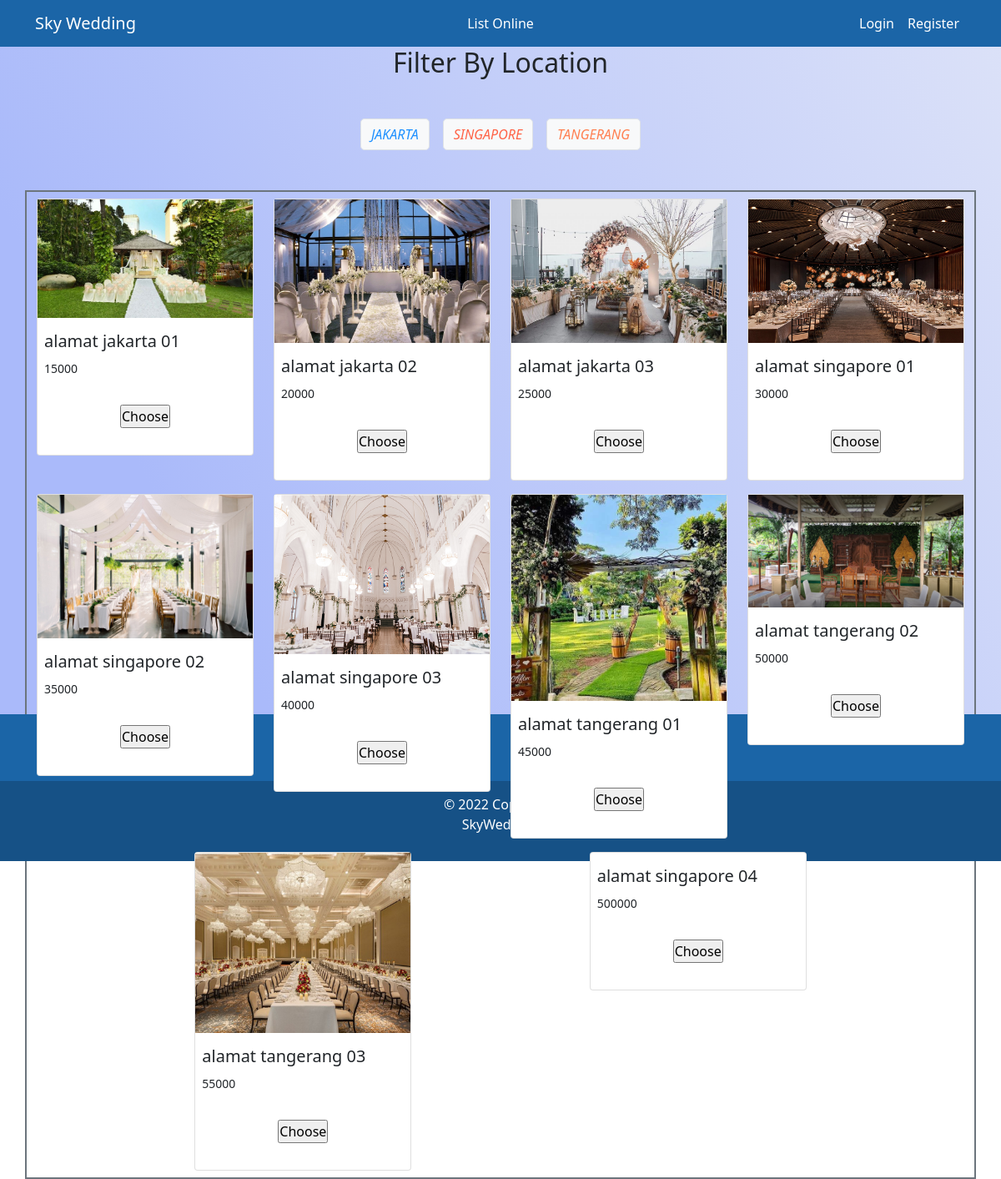
The app's page /commerce/place.php with its own data.
### tables this page shows
CREATE TABLE `tb_place` (
  `id_lokasi` int(15) NOT NULL,
  `id_kota` int(5) NOT NULL,
  `nama_lokasi` varchar(50) NOT NULL,
  `alamat` varchar(255) NOT NULL,
  `harga` int(50) NOT NULL,
  `gambar` varchar(255) NOT NULL
);

### config/connection.php (called while the page is built, shortened)
<?php
class config
{
    public function __construct()
    {
        $host = "localhost";
        $username = "root";
        $pass = "";
        $dbname = "skywedding";
        try {
            $this->pdo = new PDO(
                "mysql:host=$host;dbname=$dbname",
                $username,
                $pass,
            );
            $this->pdo->setAttribute(PDO::ATTR_ERRMODE, PDO::ERRMODE_EXCEPTION);
        } catch (PDOException $e) {
            echo "Connection failed :" . $e->getMessage();
        }
    }
    public function showAllPlace()
    {
        $query = $this->pdo->prepare("SELECT * FROM tb_place ORDER BY id_lokasi ASC");
        $query->execute();
        return $query->fetchAll(PDO::FETCH_ASSOC);
    }
}

### commerce/place.php (the view, shortened to what this page needs)
<?php
include('../includes/header.php');
include('../config/connection.php');
$koneksi = new Config();
$result = $koneksi->showAllPlace();
?>
<div class="online-container vh-100 ">
    <div class="special">
        <h2 class="text-center text-dark">Filter By Location</h2>
        <form action="place.php" method="POST" class="filter d-flex justify-content-center my-5">
            <div class="ct-jkt mx-2">
                <button type="submit" class="btn btn-light border border-1 rounded-3" name="jakarta">
                    <span style="color:dodgerblue">
                        <i>JAKARTA</i>
                    </span>
                </button>
            </div>
            <div class="ct-singa mx-2">
                <button type="submit" class="btn btn-light border border-1 rounded-3" name="singapore">
                    <span style="color:tomato">
                        <i>SINGAPORE</i>
                    </span>
                </button>
            </div>
            <div class="ct-tang mx-2">
                <button type="submit" class="btn btn-light border border-1 rounded-3" name="tangerang">
                    <span style="color:coral">
                        <i>TANGERANG</i>
                    </span>
                </button>
            </div>
        </form>
    </div>
    <div class="container">
        <div class="row justify-content-evenly border border-secondary border-2">
            <?php foreach ($result as $row) : ?>
                <form action="./checkout.php" method="POST" class="col-lg-3 ">
                    <div class="card my-2">
                        <img src="../imgLocation/<?= $row["gambar"]; ?>" class="profile-img img-fluid mb-3" alt="" style="cursor: pointer;">
                        <h5 class="mx-2" name="lalamat"><?= $row["alamat"]; ?></h5>
                        <p class="mx-2"><small><span name="lharga"><?= $row["harga"]; ?></span></small></p>
                        <div class="tombol d-flex justify-content-evenly my-3">
                            <input type="submit" name="checkout" class="checkout mb-3 " value="Choose">
                        </div>
                    </div>
                </form>
            <?php endforeach ?>
        </div>
    </div>
</div>
<?php
include('../includes/footer.php');
?>

### includes/header.php (shortened to what this page needs)
<!doctype html>
<html lang="en">
<head>
    <link href="https://cdn.jsdelivr.net/npm/bootstrap@5.1.3/dist/css/bootstrap.min.css" rel="stylesheet">
    <link rel="stylesheet" href="https://cdnjs.cloudflare.com/ajax/libs/font-awesome/6.1.1/css/all.min.css" />
    <link rel="stylesheet" href="../css/everything.css">
    <link rel="stylesheet" href="./css/everything.css">
</head>
<body>
    <nav class="navbar navbar-expand-md bg-faded justify-content-center">
        <div class="container">
            <a href="#" class="navbar-brand d-flex w-50 me-auto">Sky Wedding</a>
            <div class="navbar-collapse collapse w-100" id="collapsingNavbar3">
                <ul class="navbar-nav w-100 justify-content-center">
                    <li class="nav-item">
                        <a class="nav-link" href="../user/index.php">List Online</a>
                    </li>
                </ul>
                <?php
                if (!isset($_SESSION['dating_code'])) {
                ?>
                    <ul class="nav navbar-nav ms-auto w-100 justify-content-end">
                        <li class="nav-item">
                            <a class="nav-link" href="../form_menu/login.php">Login</a>
                        </li>
                        <li class="nav-item">
                            <a class="nav-link" href="../form_menu/register.php">Register</a>
                        </li>
                    </ul>
                <?php } ?>
            </div>
        </div>
    </nav>

### includes/footer.php (shortened to what this page needs)
<footer class="text-center text-white" style="background-color: #1b65a7;">
    <div class="container p-4 pb-0">
        <section class="">
            <p class="d-flex justify-content-center align-items-center">
            </p>
        </section>
    </div>
    <div class="text-center p-3" style="background-color: rgba(0, 0, 0, 0.2);">
        © 2022 Copyright:
        <p>SkyWedding</p>
    </div>
</footer>
</body>
</html>

### css/everything.css (style rules this page uses)
* { margin: 0; padding: 0; box-sizing: border-box; }
.navbar { background-color: #1b65a7; }
.navbar a { color: white; }
.navbar .nav-item a { color: white; }
.online-container { justify-content: center; align-items: center; background-color: #aabafa; background-image: linear-gradient(62deg, #aabafa 20%, #dbe1f8 100%); }

### records on screen
tb_place: gambar (picture), alamat "alamat jakarta 01", harga "15000"
tb_place: gambar (picture), alamat "alamat jakarta 02", harga "20000"
tb_place: gambar (picture), alamat "alamat jakarta 03", harga "25000"
tb_place: gambar (picture), alamat "alamat singapore 01", harga "30000"
tb_place: gambar (picture), alamat "alamat singapore 02", harga "35000"
tb_place: gambar (picture), alamat "alamat singapore 03", harga "40000"
tb_place: gambar (picture), alamat "alamat tangerang 01", harga "45000"
tb_place: gambar (picture), alamat "alamat tangerang 02", harga "50000"
tb_place: gambar (picture), alamat "alamat tangerang 03", harga "55000"
tb_place: alamat "alamat singapore 04", harga "500000"
